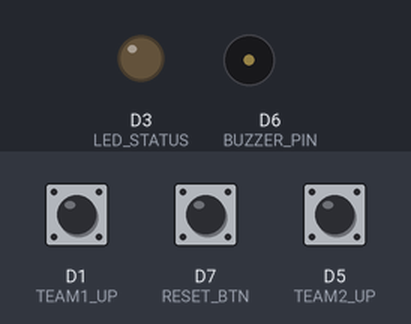
The sketch below on a simulated ESP8266 (NodeMCU). Shown: output pins drawn as LEDs (lit = HIGH), buzzer (waves = sounding). The test bench sets the inputs (shaded band); at power-on: D1 (TEAM1_UP) HIGH, D5 (TEAM2_UP) HIGH, D7 (RESET_BTN) HIGH. WiFi joins after 1.5 s; servers stay silent unless stated; random numbers use the default seed unless the sketch sets one; no MQTT or app messages arrive unless stated; not simulated (calls return 0 or success): credentials.h; what the sketch prints to the serial monitor is not drawn.

Above: at 0.6 s.
At 2.7 s:
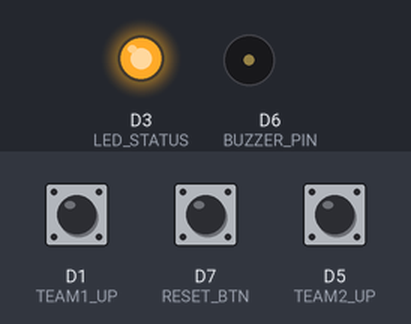
2.8 s: D1 (TEAM1_UP) pulled LOW for 0.15 s
5.9 s: D5 (TEAM2_UP) pulled LOW for 0.15 s
At 7.06 s:
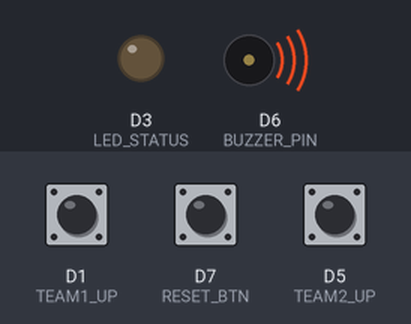
Timing chart, 0 to 13.6 s (numbered marks = the images above; inputs shaded):
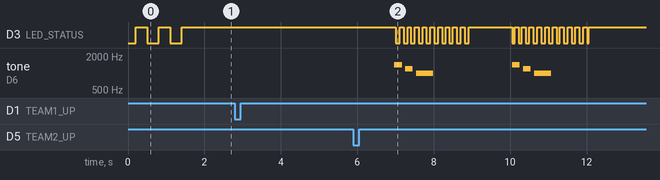

The sketch:

tanteador_remoto_LOLIN.ino
```cpp
#include <ESP8266WiFi.h>
#include <ArduinoOTA.h>
#include <PubSubClient.h>
#include "credentials.h"   // copiar de credentials.h.example (no va al repo)

const char* ssid = WIFI_SSID;
const char* password = WIFI_PASSWORD;
const char* mqtt_server = "192.168.216.1";

// IP fija fuera del rango DHCP de dnsmasq (.10-.50): asocia más rápido y hace
// predecible la dirección para actualizar por OTA.
IPAddress local_ip(192, 168, 216, 5);
IPAddress gateway(192, 168, 216, 1);
IPAddress subnet(255, 255, 255, 0);

// Pines de los botones (NodeMCU v3 LOLIN, CH340)
const int TEAM1_UP = D1;    // GPIO5
const int TEAM2_UP = D5;    // GPIO14
const int RESET_BTN = D7;   // GPIO13

// Pines de las luces
const int LED_STATUS = D3; // Luz de estado MQTT (GPIO0)

// Buzzer: suena cuando el tablero confirma que el toque se anotó, con un
// sonido distinto si no contó. Sin buzzer conectado el pin cambia al aire y
// no pasa nada. -1 = sin buzzer.
//
// D6 (GPIO12): libre y sin papel en el arranque (D3, D4 y D8 sí lo tienen).
// El buzzer puede ir montado del lado izquierdo, alimentado por G y 3V, con
// solo el cable de señal cruzando a D6.
//
// NO usar S3 (GPIO10), el único pin del lado izquierdo con número de GPIO: es
// la pata WP de la memoria flash. Se probó en este control (oct 2026) y,
// aunque en modo DIO se puede mover sin nada conectado, apenas se le conecta
// el buzzer el ESP se cuelga. Si alguna vez se usa GPIO9 o GPIO10 en otra
// placa, setup() al menos exige flash en DIO/DOUT antes de tocarlos.
const int BUZZER_PIN = D6;  // GPIO12
int BUZZER = -1;            // el pin en uso, o -1 si no hay buzzer
// Activo (trae oscilador: suena con solo darle tensión, siempre en el mismo
// tono) o pasivo (KY-006: el ESP le genera la frecuencia con tone()). El
// activo no distingue tonos: los sonidos se diferencian por el ritmo.
const bool BUZZER_ACTIVO = false;  // el del control es pasivo (KY-006): con true solo hace "tic"
// Nivel que lo hace sonar. HIGH con transistor NPN o buzzer suelto; algunos
// módulos de 3 pines suenan con LOW (traen un PNP): si suena siempre y calla
// en los beeps, cambiar a LOW.
const int BUZZER_SUENA = HIGH;

WiFiClient espClient;
PubSubClient client(espClient);

// Temas disponibles (el cliente ya no necesita saberlos)
// const char* themes[] = {"actual", "contraste", "universal"};
// int themeIndex = 0;
unsigned long themePressStart = 0;
bool themeComboActive = false;
bool themeSent = false;

// Parámetro: tiempo de pulsación larga para descontar (milisegundos)
const unsigned long LONG_PRESS_TIME = 1000;
// Parámetro: tiempo de pulsación para cambiar de tema (milisegundos)
const unsigned long THEME_PRESS_TIME = 2000;
// Parámetro: pulsación mínima para considerarse válida (antirrebote)
const unsigned long DEBOUNCE_TIME = 30;
// Parámetro: cada cuánto publica la calidad de señal (milisegundos)
const unsigned long RSSI_INTERVAL = 5000;

// Confirmación de cada toque. Cada mensaje lleva "nonce,seq,t_toque,t_envio":
//   nonce   al azar en cada arranque (el seq y millis() vuelven a cero)
//   seq     número del toque: el tablero descarta los repetidos y contesta
//           "nonce,seq,resultado" en el tópico "ack": "ok" si se anotó (ya
//           está en pantalla), "ign" si lo frenó el antirrebote del tablero
//           (doble toque). A los que llegan tarde no les contesta.
//   t_*     millis() del toque y del envío: con el "latido" (cada
//           RSSI_INTERVAL) el tablero sabe cuánto tardó en llegar y descarta
//           los toques viejos, que caían de golpe al volver la señal.
// Sin ack, el toque se reenvía cada REENVIO_MS hasta ABANDONO_MS (el mismo
// atraso máximo que acepta el tablero). Si no llega la confirmación, el LED
// parpadea rápido: no contó, hay que volver a apretar.
const unsigned long REENVIO_MS = 700;
const unsigned long ABANDONO_MS = 3000;
// Margen para que el ack de un toque que entró justo a tiempo vuelva igual.
const unsigned long ESPERA_ACK_MS = ABANDONO_MS + 1000;
const int MAX_PENDIENTES = 8;

struct Pendiente {
  const char* topico;
  uint32_t seq;
  unsigned long tToque;
  unsigned long tEnvio;  // 0 = todavía no salió
  bool activo;
};
Pendiente pendientes[MAX_PENDIENTES];
char nonce[5];
uint32_t proximoSeq = 1;

// LED: guiño (apagado breve) si el tablero confirmó, parpadeo rápido si no.
unsigned long ledGuinoHasta = 0;
unsigned long ledFallaHasta = 0;

// Sonidos: notas (frecuencia, duración, silencio después) que el loop toca
// de a una, sin frenar la lectura de los botones. Con buzzer activo la
// frecuencia se ignora: cuentan la duración y los silencios.
//
// El buzzer pasivo del control (KY-006) suena más fuerte en 1800 Hz: es su
// resonancia, medida a oído probando de 1400 a 4000 Hz (oct 2026). Lejos de
// ahí se oye mucho menos, así que todos los sonidos quedan cerca y se
// distinguen sobre todo por el ritmo. Con otro buzzer, repetir la prueba.
struct Nota { unsigned int hz; unsigned int ms; unsigned int pausa; };
const Nota SON_PUNTO[] = {{1800, 150, 0}};
const Nota SON_RESTA[] = {{1800, 70, 60}, {1800, 70, 0}};   // como en el tablero
const Nota SON_RESET[] = {{1600, 450, 0}};
const Nota SON_TEMA[]  = {{1600, 60, 30}, {2000, 60, 0}};
// No contó: tres largos que bajan, que no se confunden con nada de lo anterior.
const Nota SON_FALLA[] = {{1400, 200, 80}, {1200, 200, 80}, {1000, 450, 0}};
const Nota* sonido = nullptr;
int notasRestantes = 0;
unsigned long proximaNota = 0;
unsigned long apagarBuzzer = 0;  // solo buzzer activo: cuándo cortar la nota
bool buzzerSonando = false;

void sonar(const Nota* notas, int cuantas);
void atenderSonido();
void enviar(const char* topico);
void publicarPendiente(Pendiente& p);
void atenderPendientes();
void recibir(char* topico, byte* payload, unsigned int largo);

void setup() {
  Serial.begin(115200);

  // Configurar botones con pull-up interno
  pinMode(TEAM1_UP, INPUT_PULLUP);
  pinMode(TEAM2_UP, INPUT_PULLUP);
  pinMode(RESET_BTN, INPUT_PULLUP);

  // Configurar LED de estado
  pinMode(LED_STATUS, OUTPUT);
  digitalWrite(LED_STATUS, LOW); // Apagado al inicio
  FlashMode_t modo = ESP.getFlashChipMode();
  if (BUZZER_PIN == 9 || BUZZER_PIN == 10) {
    if (modo == FM_DIO || modo == FM_DOUT) {
      BUZZER = BUZZER_PIN;
    } else {
      Serial.println("Flash en QIO: GPIO9/10 son de la flash, buzzer apagado");
    }
  } else {
    BUZZER = BUZZER_PIN;
  }
  if (BUZZER >= 0) {
    pinMode(BUZZER, OUTPUT);
    digitalWrite(BUZZER, BUZZER_ACTIVO ? !BUZZER_SUENA : LOW);
  }

  setup_wifi();
  // Después del WiFi: el generador del ESP8266 saca el azar del ruido de la
  // radio, y antes de encenderla el valor es menos aleatorio.
  snprintf(nonce, sizeof(nonce), "%04x", (unsigned) (ESP.random() & 0xffff));
  setup_ota();
  client.setServer(mqtt_server, 1883);
  client.setCallback(recibir);
}

#define SONAR(son) sonar(son, sizeof(son) / sizeof(son[0]))

// Un sonido nuevo corta el que estuviera sonando.
void sonar(const Nota* notas, int cuantas) {
  if (BUZZER < 0) return;
  sonido = notas;
  notasRestantes = cuantas;
  proximaNota = millis();
}

void atenderSonido() {
  if (buzzerSonando && (long) (millis() - apagarBuzzer) >= 0) {
    digitalWrite(BUZZER, !BUZZER_SUENA);
    buzzerSonando = false;
  }
  if (notasRestantes == 0 || (long) (millis() - proximaNota) < 0) return;
  if (BUZZER_ACTIVO) {
    digitalWrite(BUZZER, BUZZER_SUENA);
    buzzerSonando = true;
    apagarBuzzer = millis() + sonido->ms;
  } else {
    tone(BUZZER, sonido->hz, sonido->ms);
  }
  proximaNota = millis() + sonido->ms + sonido->pausa;
  sonido++;
  notasRestantes--;
}

// El sonido de confirmación según qué se apretó.
void sonarConfirmado(const char* topico) {
  if (strcmp(topico, "reset") == 0) SONAR(SON_RESET);
  else if (strcmp(topico, "theme") == 0) SONAR(SON_TEMA);
  else if (strstr(topico, "/down")) SONAR(SON_RESTA);
  else SONAR(SON_PUNTO);
}

// Anota el toque y lo manda: el loop lo reenvía hasta tener ack.
void enviar(const char* topico) {
  int libre = 0;
  for (int i = 0; i < MAX_PENDIENTES; i++) {
    if (!pendientes[i].activo) { libre = i; break; }
    // Sin lugar: se pisa el más viejo (ya está por abandonarse).
    if (pendientes[i].tToque < pendientes[libre].tToque) libre = i;
  }
  pendientes[libre] = {topico, proximoSeq++, millis(), 0, true};
  publicarPendiente(pendientes[libre]);
}

void publicarPendiente(Pendiente& p) {
  if (!client.connected()) return;
  char buf[48];
  unsigned long ahora = millis();
  snprintf(buf, sizeof(buf), "%s,%lu,%lu,%lu", nonce, (unsigned long) p.seq,
           p.tToque, ahora);
  if (client.publish(p.topico, buf)) p.tEnvio = ahora;
}

void atenderPendientes() {
  unsigned long ahora = millis();
  for (int i = 0; i < MAX_PENDIENTES; i++) {
    Pendiente& p = pendientes[i];
    if (!p.activo) continue;
    unsigned long edad = ahora - p.tToque;
    if (edad > ESPERA_ACK_MS) {
      p.activo = false;
      ledFallaHasta = ahora + 2000;
      SONAR(SON_FALLA);
    } else if (edad < ABANDONO_MS &&
               (p.tEnvio == 0 || ahora - p.tEnvio > REENVIO_MS)) {
      publicarPendiente(p);
    }
  }
}

// "ack": "nonce,seq,resultado" del toque que el tablero recibió.
void recibir(char* topico, byte* payload, unsigned int largo) {
  char buf[32];
  if (strcmp(topico, "ack") != 0 || largo >= sizeof(buf)) return;
  memcpy(buf, payload, largo);
  buf[largo] = 0;
  char* coma = strchr(buf, ',');
  if (!coma) return;
  *coma = 0;
  if (strcmp(buf, nonce) != 0) return;
  char* resto;
  uint32_t seq = strtoul(coma + 1, &resto, 10);
  // Sin resultado (tablero anterior a este cambio): se toma como anotado.
  bool anotado = *resto != ',' || strcmp(resto + 1, "ok") == 0;
  for (int i = 0; i < MAX_PENDIENTES; i++) {
    if (pendientes[i].activo && pendientes[i].seq == seq) {
      pendientes[i].activo = false;
      // "ign" (doble toque frenado): el primero ya sonó, este queda callado.
      if (anotado) {
        ledGuinoHasta = millis() + 150;
        sonarConfirmado(pendientes[i].topico);
      }
    }
  }
}

// Actualización por WiFi: evita abrir la caja estanca para reflashear.
// Se configura después del WiFi y antes de MQTT, así sigue disponible aunque
// el broker esté caído — que es justo cuando más falta hace.
void setup_ota() {
  ArduinoOTA.setHostname("tanteador-remoto");
  ArduinoOTA.setPassword(OTA_PASSWORD);
  ArduinoOTA.onStart([]() {
    digitalWrite(LED_STATUS, LOW); // LED apagado mientras se graba
  });
  ArduinoOTA.onEnd([]() {
    digitalWrite(LED_STATUS, HIGH);
  });
  ArduinoOTA.begin();
  Serial.print("OTA listo en ");
  Serial.println(WiFi.localIP());
}

void setup_wifi() {
  unsigned long lastBlink = 0;
  bool ledOn = false;
  WiFi.mode(WIFI_STA);
  // Sin modem sleep: dormida la radio, el primer publish tras un rato de
  // inactividad queda encolado en TCP y los puntos llegan todos juntos.
  // El control va por USB, así que el consumo extra no importa.
  WiFi.setSleepMode(WIFI_NONE_SLEEP);
  WiFi.setOutputPower(20.5); // máximo permitido por el chip
  WiFi.persistent(false);    // no reescribir credenciales en flash en cada boot
  WiFi.setAutoReconnect(true);
  WiFi.config(local_ip, gateway, subnet, gateway);
  WiFi.begin(ssid, password);
  while (WiFi.status() != WL_CONNECTED) {
    delay(100);
    Serial.print(".");
    // Parpadeo rápido mientras conecta WiFi
    if (millis() - lastBlink > 200) {
      ledOn = !ledOn;
      digitalWrite(LED_STATUS, ledOn ? HIGH : LOW);
      lastBlink = millis();
    }
  }
  Serial.println("WiFi conectado");
  digitalWrite(LED_STATUS, HIGH); // Encendido fijo al conectar WiFi
}

// No bloquea: reintenta una vez por segundo y devuelve el control al loop,
// que así sigue leyendo los botones y refrescando el LED de estado.
void reconnect() {
  static unsigned long lastAttempt = 0;
  if (millis() - lastAttempt < 1000) return;
  lastAttempt = millis();
  if (client.connect("LOLIN_D1_Scoreboard")) {
    Serial.println("MQTT conectado");
    client.subscribe("ack");
  }
}

void loop() {
  static unsigned long lastBlink = 0;
  static bool ledOn = false;

  ArduinoOTA.handle();

  if (!client.connected()) {
    reconnect();
  }
  client.loop();
  atenderPendientes();
  atenderSonido();

  // LED: fijo con MQTT conectado, parpadeo lento si se cayó. Encima, el
  // resultado del último toque: guiño si entró, parpadeo rápido si no.
  if (millis() < ledFallaHasta) {
    digitalWrite(LED_STATUS, (millis() / 100) % 2 ? HIGH : LOW);
  } else if (millis() < ledGuinoHasta) {
    digitalWrite(LED_STATUS, LOW);
  } else if (client.connected()) {
    digitalWrite(LED_STATUS, HIGH);
  } else if (millis() - lastBlink > 500) {
    ledOn = !ledOn;
    digitalWrite(LED_STATUS, ledOn ? HIGH : LOW);
    lastBlink = millis();
  }

  // Telemetría de señal, para diagnosticar la cobertura desde la cancha:
  //   mosquitto_sub -v -t rssi
  static unsigned long lastRssi = 0;
  if (client.connected() && millis() - lastRssi > RSSI_INTERVAL) {
    lastRssi = millis();
    char buf[8];
    itoa(WiFi.RSSI(), buf, 10);
    client.publish("rssi", buf);
    // Reloj del control, para que el tablero mida el atraso de los toques.
    char latido[24];
    snprintf(latido, sizeof(latido), "%s,%lu", nonce, millis());
    client.publish("latido", latido);
  }

  // Leer botones (activo en LOW por pull-up)
  bool up1 = digitalRead(TEAM1_UP) == LOW;
  bool up2 = digitalRead(TEAM2_UP) == LOW;
  bool combo = up1 && up2;
  static unsigned long up1PressStart = 0;
  static bool up1LongPressSent = false;
  static bool up1Cancelled = false;
  static unsigned long up2PressStart = 0;
  static bool up2LongPressSent = false;
  static bool up2Cancelled = false;
  static unsigned long resetPressStart = 0;
  static bool resetLongPressSent = false;

  // Detección de combinación para cambiar tema. Anula los eventos pendientes
  // de ambos botones: sin esto, apretar el segundo botón hace que el primero
  // se lea como soltado y publique un punto antes de arrancar la combinación.
  if (combo) {
    up1Cancelled = true;
    up2Cancelled = true;
    if (!themeComboActive) {
      themeComboActive = true;
      themePressStart = millis();
    } else if (!themeSent && millis() - themePressStart > THEME_PRESS_TIME) {
      enviar("theme");
      themeSent = true;
    }
  } else {
    themeComboActive = false;
    themeSent = false;
  }

  // --- NUEVA LÓGICA: Descuento con long press en botón de suma ---
  // TEAM1_UP
  if (up1) {
    if (up1PressStart == 0) up1PressStart = millis();
    if (!up1LongPressSent && !up1Cancelled && !combo &&
        millis() - up1PressStart > LONG_PRESS_TIME) {
      enviar("team1/down");
      up1LongPressSent = true; // no repetir mientras siga apretado
    }
  } else if (up1PressStart != 0) {
    unsigned long pressDuration = millis() - up1PressStart;
    if (!up1LongPressSent && !up1Cancelled &&
        pressDuration >= DEBOUNCE_TIME && pressDuration <= LONG_PRESS_TIME) {
      enviar("team1/up");
    }
    up1PressStart = 0;
    up1LongPressSent = false;
    up1Cancelled = false;
  }

  // TEAM2_UP
  if (up2) {
    if (up2PressStart == 0) up2PressStart = millis();
    if (!up2LongPressSent && !up2Cancelled && !combo &&
        millis() - up2PressStart > LONG_PRESS_TIME) {
      enviar("team2/down");
      up2LongPressSent = true;
    }
  } else if (up2PressStart != 0) {
    unsigned long pressDuration = millis() - up2PressStart;
    if (!up2LongPressSent && !up2Cancelled &&
        pressDuration >= DEBOUNCE_TIME && pressDuration <= LONG_PRESS_TIME) {
      enviar("team2/up");
    }
    up2PressStart = 0;
    up2LongPressSent = false;
    up2Cancelled = false;
  }

  // --- Lógica para botón RESET con pulsación larga ---
  bool resetPressed = digitalRead(RESET_BTN) == LOW;
  if (resetPressed) {
    if (resetPressStart == 0) resetPressStart = millis();
    if (!resetLongPressSent && millis() - resetPressStart > LONG_PRESS_TIME) {
      enviar("reset");
      resetLongPressSent = true;
    }
  } else {
    resetPressStart = 0;
    resetLongPressSent = false;
  }

  //Retardo general anti rebote
  delay(20);

}
```

Measured:
- after the input at 2.8 s, every drawn part: stays the same
- by itself, tone on D6 (BUZZER_PIN): plays 1400 Hz for 0.20 s, 1200 Hz for 0.20 s, 1000 Hz for 0.45 s, 1400 Hz for 0.20 s, 1200 Hz for 0.20 s, 1000 Hz for 0.45 s
